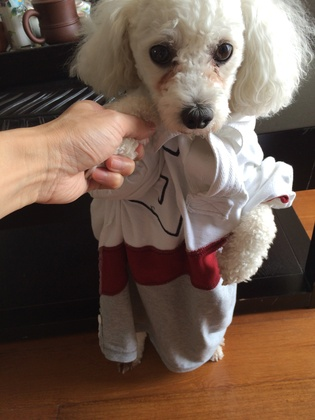
%> input picture data/amy_clothing.jpg, 315 x 420 px, shrunk from 2448 x 3264 before the run
$ octave ycbcr_test.m   (GNU Octave 9; MATLAB toolbox functions it lacks are replaced by stand-ins)
%> lines starting %> are read from the running program, lines starting %| are printed output that depends on the picture
### detect_edge_simple_diff.m
%function
function im_edge=detect_edge_simple_diff(Y)

[row,col] = size(Y);

im_edge = ones(size(Y),'uint8');

for r = 2 : row-1
    for c = 2:col-1
        a = int16(Y(r,c+1));
        b = int16(Y(r,c-1));
        cx = int16(Y(r+1,c));
        d = int16(Y(r-1,c));

        avg = (a+b+cx+d)/4;
        %avg = (a+b)/2;
        s = abs(int16(Y(r,c))-avg);
%         s = mod(s+240,240);

        im_edge(r,c) = (s);
    end
end


max_edge = max(im_edge(:));
min_edge = min(im_edge(:));
s=ones(1,'double');
for r = 2 : row-1
    for c = 2:col-1
        s = uint16(im_edge(r,c));
        s = s*225/uint16(max_edge);
        s = max(s,16);
        im_edge(r,c) = uint8(s);
    end
end

### ycbcr_test.m
 %Clear command window.
clc;

close all;
    %Clear workspace.
clear;
    %Load image 'Airplane'.
%RGB = imread('data/junjie_top.jpg');
RGB = imread('data/amy_clothing.jpg');
%> RGB is the input picture: size 420x315x3 uint8; mean R, G, B 112, 90.9, 78
    %Convert RGB image to YCbCr Components.

% RGB = 0*ones(size(RGB));
YCbCr = rgb2ycbcr(RGB);
%> YCbCr: size 420x315x3 uint8; mean of channels 1, 2, 3 98.2, 119.2, 138.2
sz = size(YCbCr);
%> sz = [420 315 3]
    %Create a matrix of 0s, 512x512.
a = 128*ones(sz(1),sz(2));
    %Isolate Y.
Y = YCbCr(:,:,1);
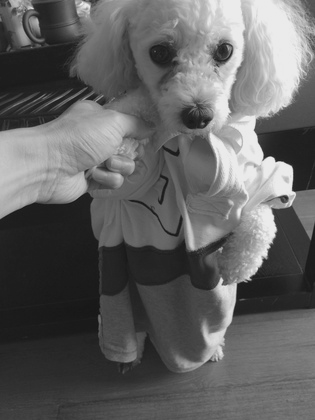
%> Y: size 420x315 uint8; min 21, max 235, mean 98.2


edge_Y = detect_edge_simple_diff(Y);
%> after the loop in detect_edge_simple_diff, `for r = 2 : row-1`:
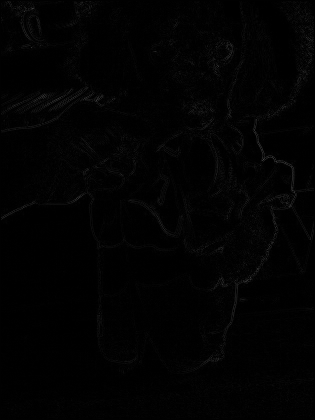
%> im_edge: size 420x315 uint8; min 0, max 69, mean 2.1
%> in detect_edge_simple_diff, `max_edge = max(im_edge(:));`: max_edge = 69
%> in detect_edge_simple_diff, `min_edge = min(im_edge(:));`: min_edge = 0
%> after the loop in detect_edge_simple_diff, `for r = 2 : row-1`:
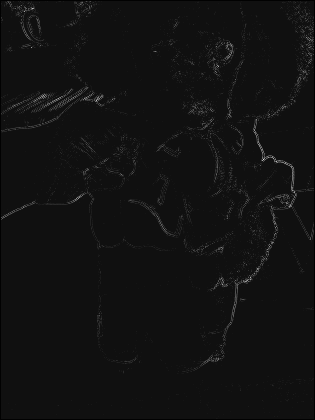
%> im_edge: size 420x315 uint8; min 1, max 225, mean 17.7
    %Isolate Cb.
Cb = YCbCr(:,:,2);
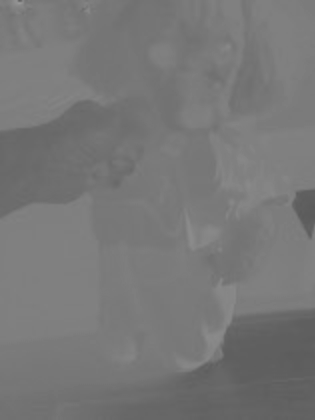
%> Cb: size 420x315 uint8; min 90, max 152, mean 119.2
    %Isolate Cr.
Cr= YCbCr(:,:,3);
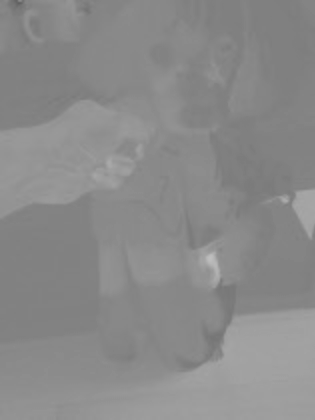
%> Cr: size 420x315 uint8; min 97, max 191, mean 138.2
    %Create a YCbCr image with only the Y component.
just_Y = cat(3, Y, a, a);
%> just_Y: size 420x315x3 uint8; mean of channels 1, 2, 3 98.2, 128, 128

just_Y_edge = cat(3,edge_Y,a,a);
%> just_Y_edge: size 420x315x3 uint8; mean of channels 1, 2, 3 17.7, 128, 128
    %Create a YCbCr image with only the Cb component.
just_Cb = cat(3, a, Cb, a);
%> just_Cb: size 420x315x3 uint8; mean of channels 1, 2, 3 128, 119.2, 128
    %Create a YCbCr image with only the Cr component.
just_Cr = cat(3, a, a, Cr);
%> just_Cr: size 420x315x3 uint8; mean of channels 1, 2, 3 128, 128, 138.2
    %turn back to rgb
YY = ycbcr2rgb(just_Y);
YY_edge = ycbcr2rgb(just_Y_edge);

CbCb = ycbcr2rgb(just_Cb);
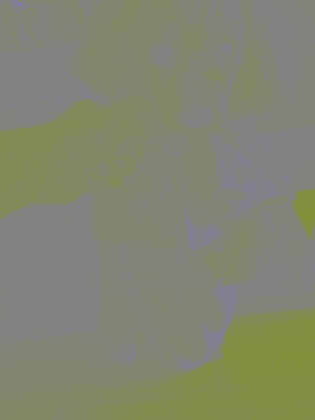
%> CbCb: size 420x315x3 uint8; mean R, G, B 130, 133.8, 112.4
CrCr = ycbcr2rgb(just_Cr);
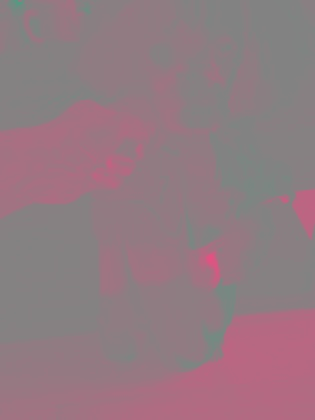
%> CrCr: size 420x315x3 uint8; mean R, G, B 146.7, 122.1, 130
    %Display the Original Image.
figure, imshow(RGB), title('Original Image')
    %Display the Y(black and white) Component.
figure, imshow(YY), title('Y Component')
%imwrite(YY,'data/junjie_top_gray.jpg');
imwrite(YY,'data/amy_clothing_gray.jpg');

%Display the Cb Component.
figure, imshow(YY_edge),title('Y edge component');

imwrite(YY_edge,'data/amy_clothing_gray_edge.jpg');

figure, imshow(CbCb), title('Cb Component')
     %Display the Cr Component.
figure, imshow(CrCr), title('Cr Component')

$ run again, with data/junjie_top.jpg copied over data/amy_clothing.jpg
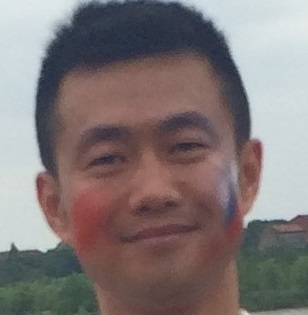
%> input picture data/junjie_top.jpg, 308 x 315 px
%> RGB is the input picture: size 315x308x3 uint8; mean R, G, B 128.6, 118.7, 118.5
%> YCbCr: size 315x308x3 uint8; mean of channels 1, 2, 3 120.5, 126.5, 132.4
%> after the loop in detect_edge_simple_diff, `for r = 2 : row-1`:
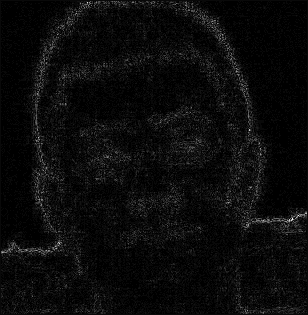
%> im_edge: size 315x308 uint8; min 0, max 26, mean 1.1; drawn with min black and max white
%> max_edge = 26
%> min_edge = 0
%> just_Y: size 315x308x3 uint8; mean of channels 1, 2, 3 120.5, 128, 128
%> just_Y_edge: size 315x308x3 uint8; mean of channels 1, 2, 3 18.7, 128, 128
%> just_Cb: size 315x308x3 uint8; mean of channels 1, 2, 3 128, 126.5, 128
%> just_Cr: size 315x308x3 uint8; mean of channels 1, 2, 3 128, 128, 132.4
%> `CrCr = ycbcr2rgb(just_Cr);`:
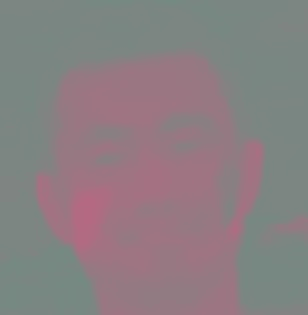
%> CrCr: size 315x308x3 uint8; mean R, G, B 137.4, 126.8, 130

$ run again, with data/phyllis-diller.jpg copied over data/amy_clothing.jpg
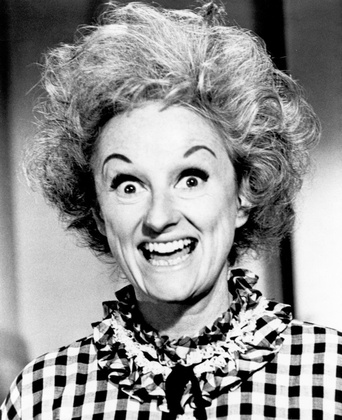
%> input picture data/phyllis-diller.jpg, 342 x 420 px, shrunk from 1200 x 1475 before the run
%> RGB is the input picture: size 420x342x3 uint8; min 0, max 255, mean 144.6
%> YCbCr: size 420x342x3 uint8; mean of channels 1, 2, 3 140.2, 128, 128
%> after the loop in detect_edge_simple_diff, `for r = 2 : row-1`:
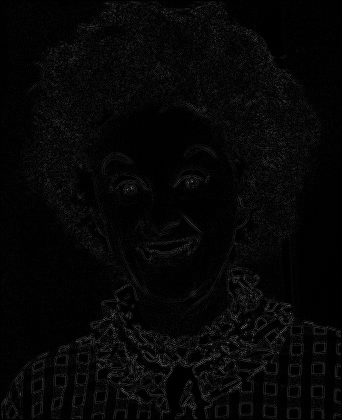
%> im_edge: size 420x342 uint8; min 0, max 116, mean 6.3
%> max_edge = 116
%> min_edge = 0
%> after the loop in detect_edge_simple_diff, `for r = 2 : row-1`:
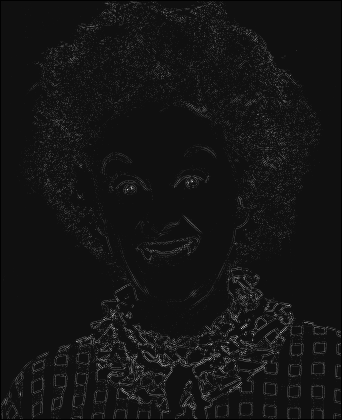
%> im_edge: size 420x342 uint8; min 1, max 225, mean 20.5
%> Cb: size 420x342 uint8; every value is 128
%> just_Y_edge: size 420x342x3 uint8; mean of channels 1, 2, 3 20.5, 128, 128
%> just_Cb: size 420x342x3 uint8; every value is 128
%> CbCb: size 420x342x3 uint8; every value is 130
